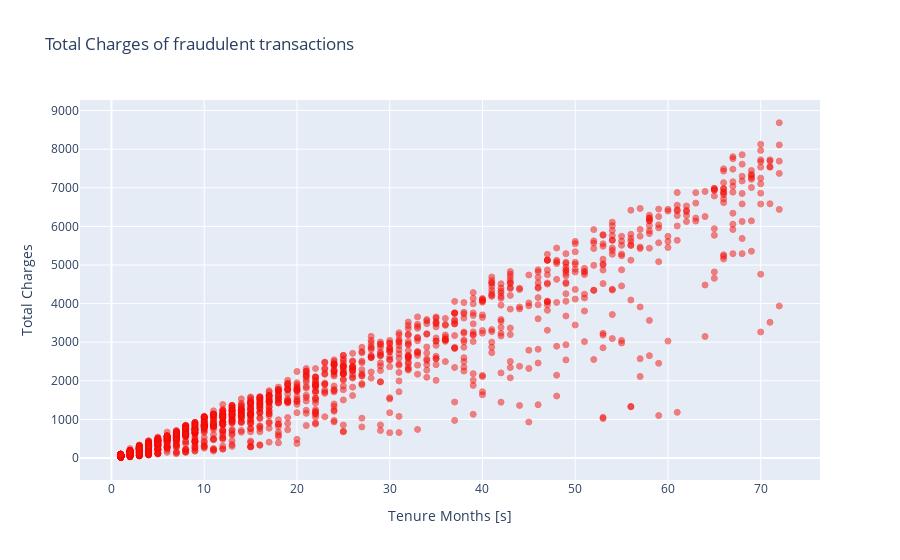

The notebook cell saved with this chart:
### Code cell
fraud = data_df.loc[data_df['Churn Value'] == 1]

trace = go.Scatter(
    x = fraud['Tenure Months'],y = fraud['Total Charges'],
    name="Total Charges",
     marker=dict(
                color='rgb(238,23,11)',
                line=dict(
                    color='red',
                    width=1),
                opacity=0.5,
            ),
    text= fraud['Total Charges'],
    mode = "markers"
)
data = [trace]
layout = dict(title = 'Total Charges of fraudulent transactions',
          xaxis = dict(title = 'Tenure Months [s]', showticklabels=True), 
          yaxis = dict(title = 'Total Charges'),
          hovermode='closest'
         )
fig = dict(data=data, layout=layout)
iplot(fig, filename='fraud-Total Charges')

### Figure 1 — Plotly figure (JSON) as saved in the notebook; plotly's stock layout.template omitted (floating-point values rounded to 4 significant figures; data arrays with more than 128 entries replaced by an {"elided": "..."} marker saying what was removed)
{"data": [{"marker": {"color": "rgb(238,23,11)", "line": {"color": "red", "width": 1}, "opacity": 0.5}, "mode": "markers", "name": "Total Charges", "text": {"elided": "1869 float values"}, "type": "scatter", "x": {"elided": "1869 int values"}, "y": {"elided": "1869 float values"}}], "layout": {"hovermode": "closest", "title": {"text": "Total Charges of fraudulent transactions"}, "xaxis": {"showticklabels": true, "title": {"text": "Tenure Months [s]"}}, "yaxis": {"title": {"text": "Total Charges"}}}}
